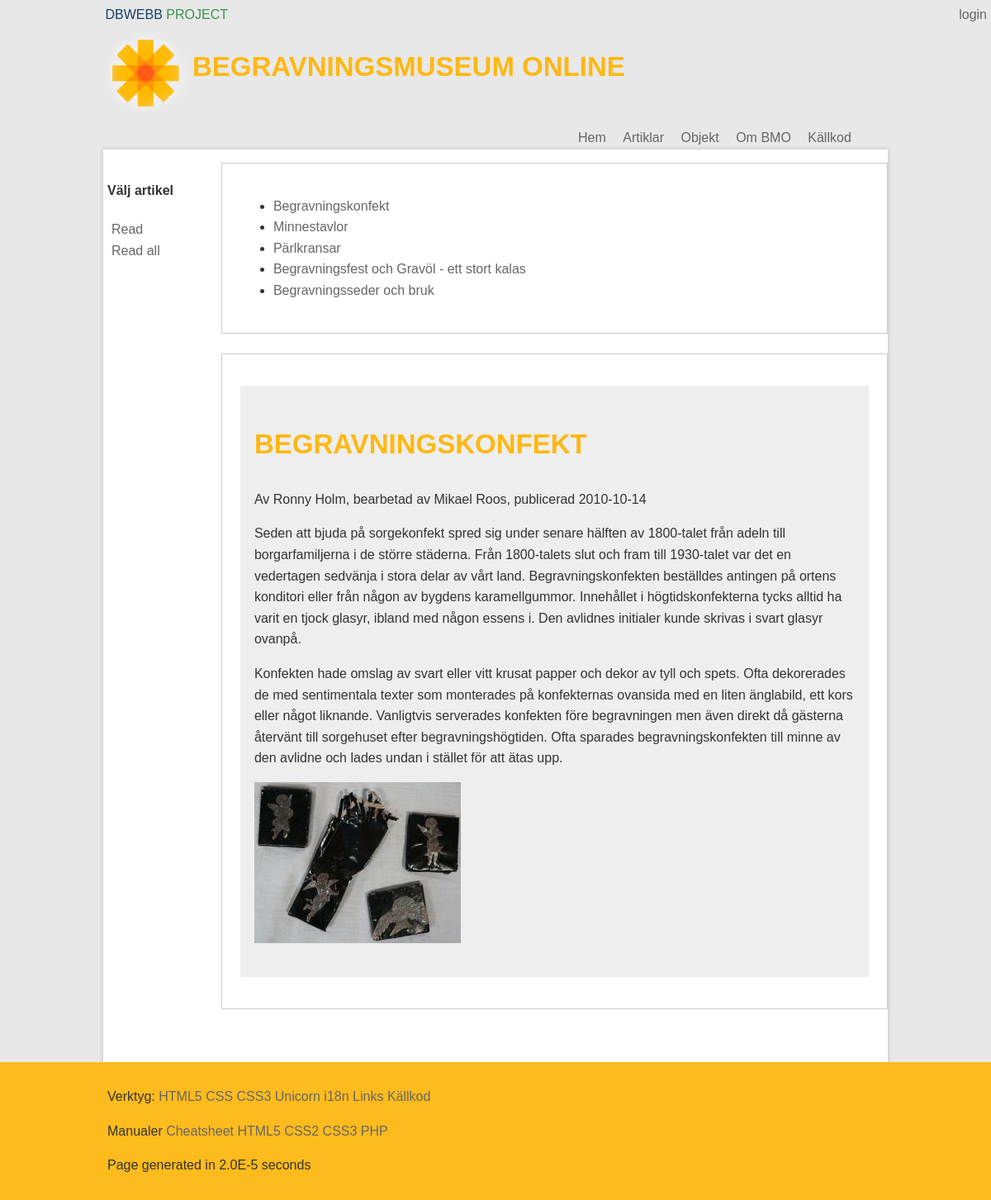
The app's page /article.php?p=showArticle&a=Begravningskonfekt with its own data.
### tables this page shows
CREATE TABLE "Article" ("id" INTEGER PRIMARY KEY  AUTOINCREMENT  NOT NULL  UNIQUE , "category" TEXT, "title" TEXT, "content" TEXT, "author" TEXT, "pubdate" DATETIME NOT NULL  DEFAULT CURRENT_DATE);

CREATE TABLE Object
		(
			id INTEGER PRIMARY KEY  NOT NULL  UNIQUE, 
			title TEXT, 
			category TEXT, 
			text TEXT,
			image TEXT,
			owner TEXT
		, "articleLink" TEXT);

### incl/article/showArticle.php (the view, shortened to what this page needs)
<?php
$db= new PDO("sqlite:$dbPath");
$db->setAttribute(PDO::ATTR_ERRMODE, PDO::ERRMODE_WARNING);
$stmt = $db->prepare('SELECT * FROM Article WHERE category = "article";');
$stmt->execute();
$res = $stmt->fetchAll(PDO::FETCH_ASSOC);
$current = null;
$a=null;
if(isset($_GET["a"])){
	$a = $_GET["a"];
}
?>
	<fieldset>
		<ul>
		<?php foreach($res as $article): ?>
			<li><a href="<?php echo $currentArticle="?p=showArticle&a=" . $article['title']; ?>"><?php echo $article['title']; ?></a>
		<?php endforeach; ?>
		</ul>
	</fieldset>
	<?php if(isset($a)){
		foreach($res as $article){
			if($a == $article['title']){
				$current = $article;
			}
		}
	}
	?>
	<?php if(isset($current)): ?>
	<?php
	$stmt = $db->prepare('SELECT * FROM Object WHERE articleLink = :parameter');
	$stmt->bindParam(':parameter', $a, PDO::PARAM_STR);
	$stmt->execute();
	$oRes = $stmt->fetchAll(PDO::FETCH_ASSOC);
	?>
	<fieldset>
		<p>
			<div style="background:#eee; border:1px solid #eee;padding:1em;overflow:auto;">
				<h1><?php echo $current['title']; ?></h1>
				<p class="by-author"><?php echo $current['author'] . ', publicerad ' . $current['pubdate']; ?></p>
				<p><?php echo $current['content']; ?></p>
				<p>
				<?php foreach($oRes as $images):?>
					<?php
						$newPathImage['image'] = $images['image'];
						$resizeImage ="bmo/250";
						$newPathImage['image'] = str_replace("bmo", $resizeImage, $images['image']);
					?>
				<a href="<?php echo $images['image']?>"><img src="<?php echo $newPathImage['image']; ?>"></a>
				<?php endforeach; ?>
				</p>
			</div>
		</p>
	</fieldset>
	<?php endif;?>

### style/FiddeStyle.css (style rules this page uses)
* { font-family:proxima-nova-soft,sans-serif; font-size:16px; color:#333; line-height:1.6em }
html,body { margin:0; padding:0; }
html { background:#e6e6e6; overflow-y:scroll; }
body { background:#E8E8E8; }
h1,h2 { color:#FDB813; }
h1 { text-transform: uppercase; font-size:33px; }
img { border:0; }
a { color: #666; outline:0; }
a:link { text-decoration: none; }

### style/debug.css (style rules this page uses)
body { background: beige; }

### style/style.css (style rules this page uses)
html { background: #cc6666; }
body { margin: 8px auto; width: 934px; padding: 8px; background: #ffffcc; border: 1px dashed #660033; font-family: Georgia, serif; color: #333333; }
h1 { text-transform: uppercase; border-bottom: 4px double #333333; }

### style/forms.css (style rules this page uses)
fieldset { padding:0 1.4em 1.4em 1.4em; margin: 0 0 1.5em 0; border: 1px solid #ccc; }
fieldset, #IE8#HACK { padding-top:1.4em; }

### records on screen
article: title "Begravningskonfekt", title "BEGRAVNINGSKONFEKT", author "Av Ronny Holm, bearbetad av Mikael Roos", pubdate "2010-10-14", content "Seden att bjuda på sorgekonfekt spred sig under senare hälften av 1800-talet från adeln till borgarfamiljerna i de större städerna. Från 1800-talets slut och fram till 1930-talet var det en vedertagen sedvänja i stora delar av vårt land. Begravningskonfekten beställdes antingen på ortens konditori eller från någon av bygdens karamellgummor. Innehållet i högtidskonfekterna tycks alltid ha varit en tjock glasyr, ibland med någon essens i. Den avlidnes initialer kunde skrivas i svart glasyr ovanpå. Konfekten hade omslag av svart eller vitt krusat papper och dekor av tyll och spets. Ofta dekorerades de med sentimentala texter som monterades på konfekternas ovansida med en liten änglabild, ett…"
article: title "Minnestavlor"
article: title "Pärlkransar"
article: title "Begravningsfest och Gravöl - ett stort kalas"
article: title "Begravningsseder och bruk"

### other values on screen
$key "login"
